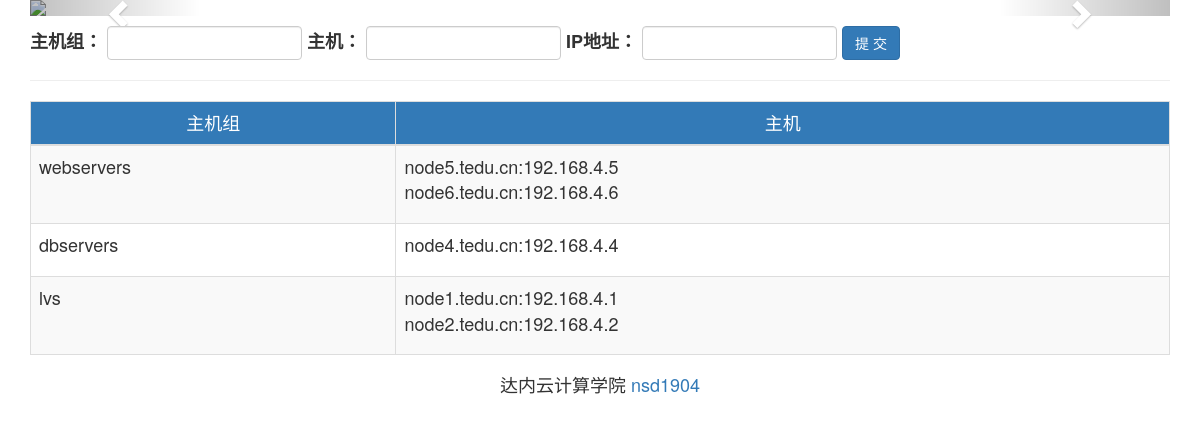
/webadmin/addhosts/, run on an earlier commit of the app's database.
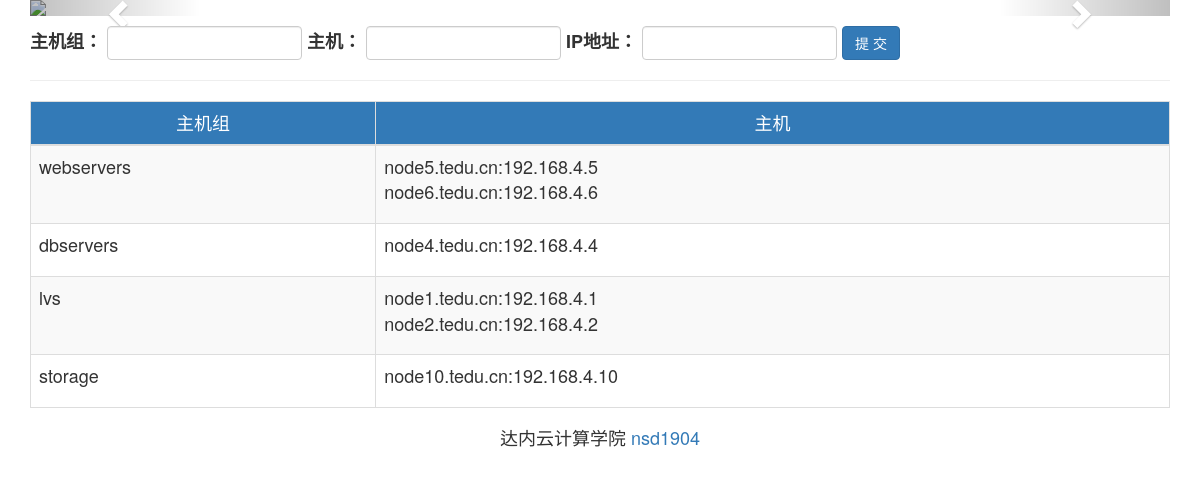
And on a later commit of the database.
### webadmin/models.py (models this page shows, shortened)
class HostGroup(models.Model):
    groupname = models.CharField(max_length=50, unique=True)
    def __str__(self):
        return self.groupname

class Host(models.Model):
    hostname = models.CharField(max_length=50)
    ipaddr = models.CharField(max_length=15)
    group = models.ForeignKey(HostGroup)

### webadmin/views.py (the view, shortened to what this page needs)
def add_hosts(request):
    groups = HostGroup.objects.all()
    return render(request, 'add_hosts.html', {'groups': groups})

### templates/add_hosts.html (shortened to what this page needs)
{% extends 'base.html' %}
{% load static %}
{% block content %}
    <div class="row h4">
        <div class="col-sm-12">
            <form action="" class="form-inline" method="post">
                <div class="form-group">
                    <label>主机组：</label>
                    <input class="form-control" type="text" name="group">
                </div>
                <div class="form-group">
                    <label>主机：</label>
                    <input class="form-control" type="text" name="host">
                </div>
                <div class="form-group">
                    <label>IP地址：</label>
                    <input class="form-control" type="text" name="ip">
                </div>
                <div class="form-group">
                    <input class="btn btn-primary" type="submit" value="提 交">
                </div>
            </form>
        </div>
    </div>
    <hr>
    <table class="table table-bordered table-hover table-striped h4">
        <thead>
            <tr class="bg-primary text-center">
                <td>主机组</td>
                <td>主机</td>
            </tr>
        </thead>
        {% for group in groups %}
            <tr>
                <td>{{ group }}</td>
                <td>
                    <ul class="list-unstyled">
                        {% for host in group.host_set.all %}
                            <li>
                                {{ host.hostname }}:{{ host.ipaddr }}
                            </li>
                        {% endfor %}
                    </ul>
                </td>
            </tr>
        {% endfor %}
    </table>
{% endblock %}

What changed in the data, as far as the page shows it:
added HostGroup: groupname "storage"
added Host: hostname "node10.tedu.cn", ipaddr "192.168.4.10", shown under "storage"
